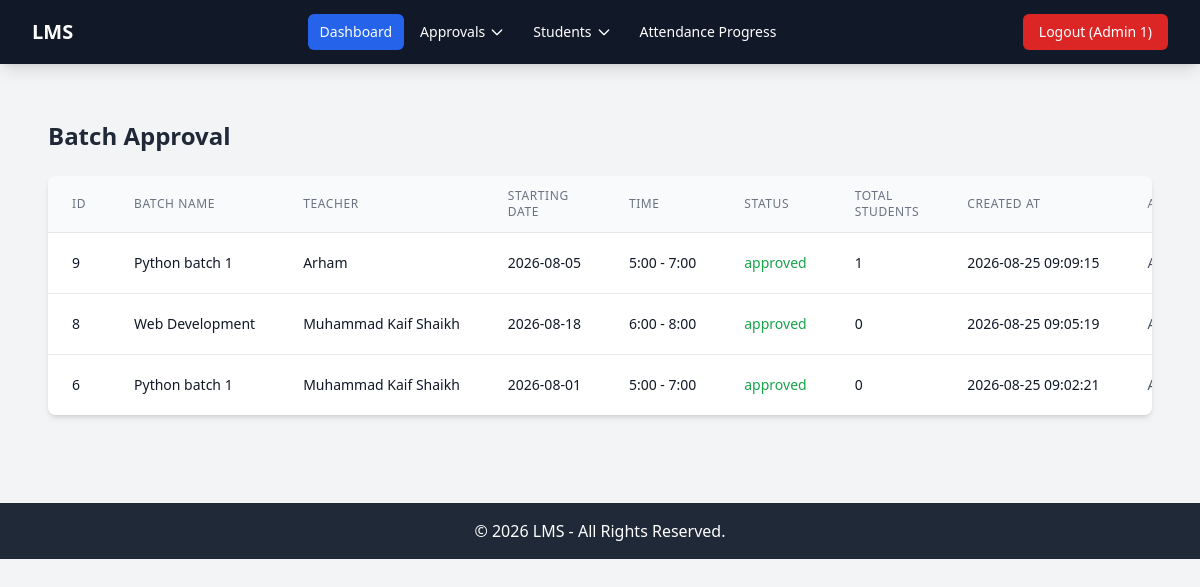
The app's page /admin/controller/teacher/batch_approval.php (signed in), older data.
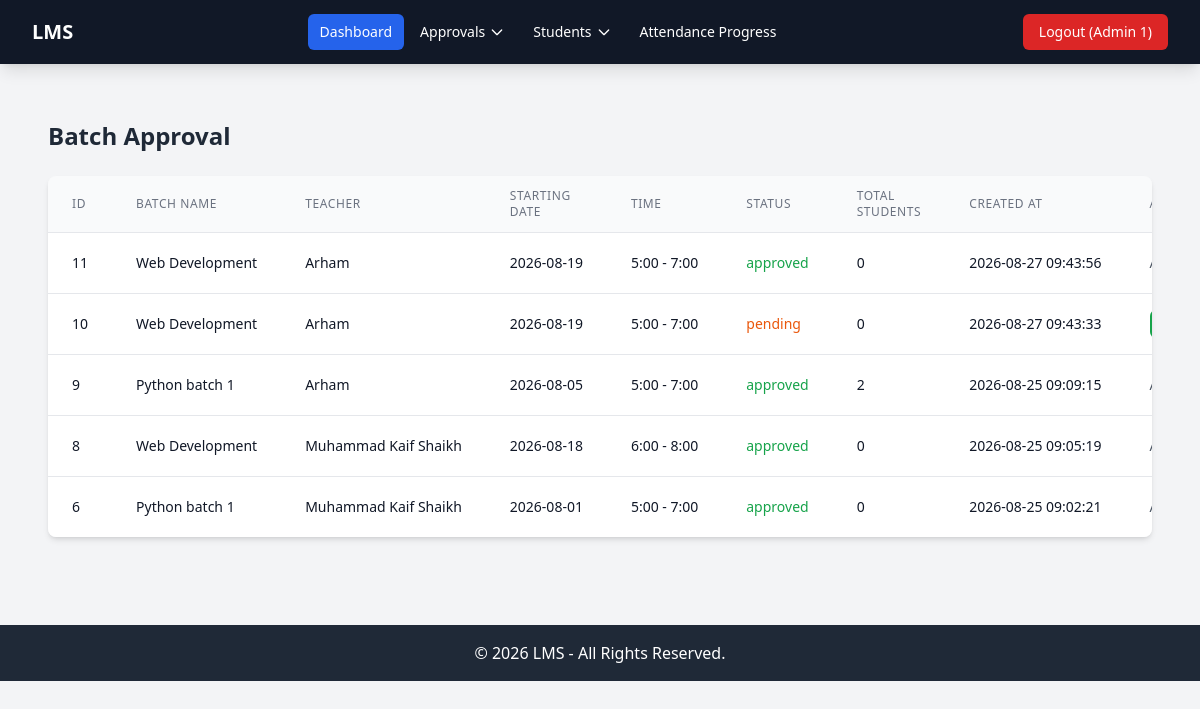
The same page, newer data.
### tables this page shows
CREATE TABLE `batches` (
  `id` int(11) NOT NULL,
  `batch_name` varchar(100) NOT NULL,
  `starting_date` date NOT NULL,
  `batch_time` varchar(50) NOT NULL,
  `teacher_id` int(11) NOT NULL,
  `status` enum('pending','approved','rejected') NOT NULL DEFAULT 'pending',
  `created_at` timestamp NOT NULL DEFAULT current_timestamp()
);

CREATE TABLE `users` (
  `id` int(11) NOT NULL,
  `full_name` varchar(100) NOT NULL,
  `email` varchar(100) NOT NULL,
  `password` varchar(255) NOT NULL,
  `contact` varchar(20) NOT NULL,
  `role` enum('admin','teacher','accountant') NOT NULL,
  `status` enum('pending','approved','rejected') NOT NULL DEFAULT 'pending',
  `created_at` timestamp NOT NULL DEFAULT current_timestamp()
);

### admin/controller/teacher/batch_approval.php (called while the page is built, shortened)
<?php
$batches = [];
$sql = "
    SELECT
        b.id,
        b.batch_name,
        b.starting_date,
        b.batch_time,
        b.status,
        b.created_at,
        u.full_name AS teacher_name,
        COUNT(bs.student_id) AS total_students
    FROM batches b
    JOIN users u
        ON b.teacher_id = u.id
    LEFT JOIN batch_students bs
        ON bs.batch_id = b.id
    GROUP BY
        b.id,
        b.batch_name,
        b.starting_date,
        b.batch_time,
        b.status,
        b.created_at,
        u.full_name
    ORDER BY b.created_at DESC
";
$result = $conn->query($sql);
while ($row = $result->fetch_assoc()) {
    $batches[] = $row;
}
include BASE_PATH . 'admin/view/teacher/batch_approval.php';
?>

### admin/view/teacher/batch_approval.php (the view, shortened to what the changed rows need)
<div class="max-w-7xl mx-auto px-4 py-8">
    <h1 class="text-2xl font-bold text-gray-800 mb-6">Batch Approval</h1>
    <div class="overflow-x-auto bg-white shadow-md rounded-lg">
        <table class="min-w-full divide-y divide-gray-200">
            <thead class="bg-gray-50">
                <tr>
                    <th class="px-6 py-3 text-left text-xs font-medium text-gray-500 uppercase tracking-wider">ID</th>
                    <th class="px-6 py-3 text-left text-xs font-medium text-gray-500 uppercase tracking-wider">Batch Name</th>
                    <th class="px-6 py-3 text-left text-xs font-medium text-gray-500 uppercase tracking-wider">Teacher</th>
                    <th class="px-6 py-3 text-left text-xs font-medium text-gray-500 uppercase tracking-wider">Starting Date</th>
                    <th class="px-6 py-3 text-left text-xs font-medium text-gray-500 uppercase tracking-wider">Time</th>
                    <th class="px-6 py-3 text-left text-xs font-medium text-gray-500 uppercase tracking-wider">Status</th>
                    <th class="px-6 py-3 text-left text-xs font-medium text-gray-500 uppercase tracking-wider">Total Students</th>
                    <th class="px-6 py-3 text-left text-xs font-medium text-gray-500 uppercase tracking-wider">Created At</th>
                    <th class="px-6 py-3 text-left text-xs font-medium text-gray-500 uppercase tracking-wider">Actions</th>
                </tr>
            </thead>
            <tbody class="bg-white divide-y divide-gray-200">
                <?php if (!empty($batches)): ?>
                    <?php foreach ($batches as $batch): ?>
                        <tr class="hover:bg-gray-50">
                            <td class="px-6 py-4 whitespace-nowrap text-sm text-gray-900"><?php echo $batch['id']; ?></td>
                            <td class="px-6 py-4 whitespace-nowrap text-sm text-gray-900"><?php echo htmlspecialchars($batch['batch_name']); ?></td>
                            <td class="px-6 py-4 whitespace-nowrap text-sm text-gray-900"><?php echo htmlspecialchars($batch['teacher_name']); ?></td>
                            <td class="px-6 py-4 whitespace-nowrap text-sm text-gray-900"><?php echo htmlspecialchars($batch['starting_date']); ?></td>
                            <td class="px-6 py-4 whitespace-nowrap text-sm text-gray-900"><?php echo htmlspecialchars($batch['batch_time']); ?></td>
                            <td class="px-6 py-4 whitespace-nowrap text-sm">
                                <?php
                                $status = $batch['status'];
                                $statusClass = 'text-orange-600';
                                if ($status === 'approved') {
                                    $statusClass = 'text-green-600';
                                } elseif ($status === 'rejected') {
                                    $statusClass = 'text-red-600';
                                }
                                ?>
                                <span class="font-medium <?php echo $statusClass; ?>">
                                    <?php echo htmlspecialchars($status); ?>
                                </span>
                            </td>
                            <td class="px-6 py-4 whitespace-nowrap text-sm text-gray-900"><?php echo intval($batch['total_students']); ?></td>
                            <td class="px-6 py-4 whitespace-nowrap text-sm text-gray-900"><?php echo htmlspecialchars($batch['created_at']); ?></td>
                            <td class="px-6 py-4 whitespace-nowrap text-sm font-medium space-x-2">
                                <?php if ($status === 'pending'): ?>
                                    <form method="POST" action="" class="inline">
                                        <button type="submit" name="status" value="approved" class="bg-green-600 hover:bg-green-700 text-white font-medium py-1 px-3 rounded-md text-sm transition-colors">Approve</button>
                                    </form>
                                <?php else: ?>
                                    <span class="text-sm text-gray-600"><?php echo ucfirst($status); ?></span>
                                <?php endif; ?>
                            </td>
                        </tr>
                    <?php endforeach; ?>
                <?php else: ?>
                    <tr>
                        <td colspan="9" class="px-6 py-4 text-center text-sm text-gray-500">No batches found.</td>
                    </tr>
                <?php endif; ?>
            </tbody>
        </table>
    </div>
</div>

Row changes from the older to the newer data that the page shows:
added batches: id "11", batch_name "Web Development", teacher.full_name "Arham", starting_date "2026-08-19", batch_time "5:00 - 7:00", status "approved", total_students "0", created_at "2026-08-27 09:43:56"
added batches: id "10", batch_name "Web Development", teacher.full_name "Arham", starting_date "2026-08-19", batch_time "5:00 - 7:00", status "pending", total_students "0", created_at "2026-08-27 09:43:33"
computed for batches id 9: total_students "1" → "2"
